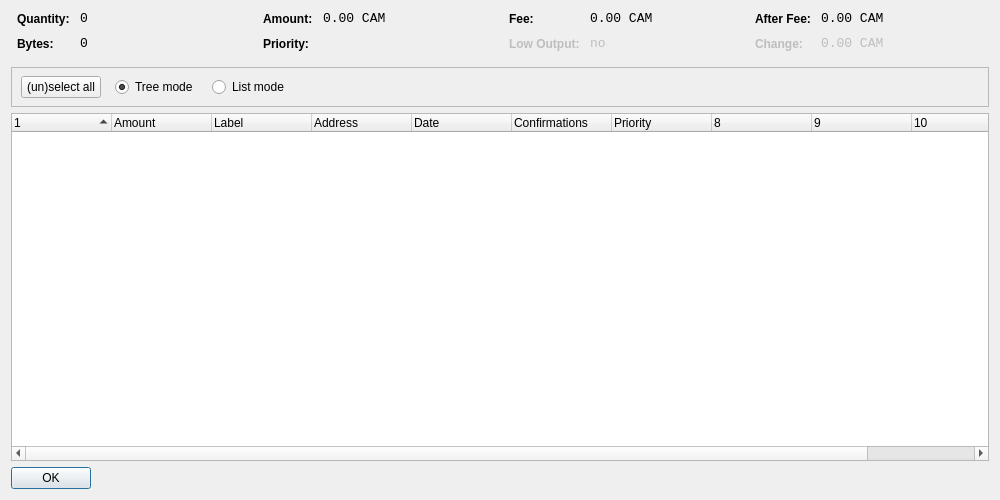
<?xml version="1.0" encoding="UTF-8"?>
<ui version="4.0">
 <class>CoinControlDialog</class>
 <widget class="QDialog" name="CoinControlDialog">
  <property name="geometry">
   <rect>
    <x>0</x>
    <y>0</y>
    <width>1000</width>
    <height>500</height>
   </rect>
  </property>
  <property name="windowTitle">
   <string>Coin Control</string>
  </property>
  <layout class="QVBoxLayout" name="verticalLayout">
   <item>
    <layout class="QHBoxLayout" name="horizontalLayoutTop" stretch="0,0,0,0">
     <property name="topMargin">
      <number>0</number>
     </property>
     <property name="bottomMargin">
      <number>10</number>
     </property>
     <item>
      <layout class="QFormLayout" name="formLayoutCoinControl1">
       <property name="horizontalSpacing">
        <number>10</number>
       </property>
       <property name="verticalSpacing">
        <number>10</number>
       </property>
       <property name="leftMargin">
        <number>6</number>
       </property>
       <property name="rightMargin">
        <number>6</number>
       </property>
       <item row="0" column="0">
        <widget class="QLabel" name="labelCoinControlQuantityText">
         <property name="styleSheet">
          <string notr="true">font-weight:bold;</string>
         </property>
         <property name="text">
          <string>Quantity:</string>
         </property>
        </widget>
       </item>
       <item row="0" column="1">
        <widget class="QLabel" name="labelCoinControlQuantity">
         <property name="font">
          <font>
           <family>Monospace</family>
           <pointsize>10</pointsize>
          </font>
         </property>
         <property name="cursor">
          <cursorShape>IBeamCursor</cursorShape>
         </property>
         <property name="contextMenuPolicy">
          <enum>Qt::ActionsContextMenu</enum>
         </property>
         <property name="text">
          <string notr="true">0</string>
         </property>
         <property name="textInteractionFlags">
          <set>Qt::LinksAccessibleByMouse|Qt::TextSelectableByKeyboard|Qt::TextSelectableByMouse</set>
         </property>
        </widget>
       </item>
       <item row="1" column="0">
        <widget class="QLabel" name="labelCoinControlBytesText">
         <property name="styleSheet">
          <string notr="true">font-weight:bold;</string>
         </property>
         <property name="text">
          <string>Bytes:</string>
         </property>
        </widget>
       </item>
       <item row="1" column="1">
        <widget class="QLabel" name="labelCoinControlBytes">
         <property name="font">
          <font>
           <family>Monospace</family>
           <pointsize>10</pointsize>
          </font>
         </property>
         <property name="cursor">
          <cursorShape>IBeamCursor</cursorShape>
         </property>
         <property name="contextMenuPolicy">
          <enum>Qt::ActionsContextMenu</enum>
         </property>
         <property name="text">
          <string notr="true">0</string>
         </property>
         <property name="textInteractionFlags">
          <set>Qt::LinksAccessibleByMouse|Qt::TextSelectableByKeyboard|Qt::TextSelectableByMouse</set>
         </property>
        </widget>
       </item>
      </layout>
     </item>
     <item>
      <layout class="QFormLayout" name="formLayoutCoinControl2">
       <property name="horizontalSpacing">
        <number>10</number>
       </property>
       <property name="verticalSpacing">
        <number>10</number>
       </property>
       <property name="leftMargin">
        <number>6</number>
       </property>
       <property name="rightMargin">
        <number>6</number>
       </property>
       <item row="0" column="0">
        <widget class="QLabel" name="labelCoinControlAmountText">
         <property name="styleSheet">
          <string notr="true">font-weight:bold;</string>
         </property>
         <property name="text">
          <string>Amount:</string>
         </property>
        </widget>
       </item>
       <item row="0" column="1">
        <widget class="QLabel" name="labelCoinControlAmount">
         <property name="font">
          <font>
           <family>Monospace</family>
           <pointsize>10</pointsize>
          </font>
         </property>
         <property name="cursor">
          <cursorShape>IBeamCursor</cursorShape>
         </property>
         <property name="contextMenuPolicy">
          <enum>Qt::ActionsContextMenu</enum>
         </property>
         <property name="text">
          <string notr="true">0.00 CAM</string>
         </property>
         <property name="textInteractionFlags">
          <set>Qt::LinksAccessibleByMouse|Qt::TextSelectableByKeyboard|Qt::TextSelectableByMouse</set>
         </property>
        </widget>
       </item>
       <item row="1" column="0">
        <widget class="QLabel" name="labelCoinControlPriorityText">
         <property name="styleSheet">
          <string notr="true">font-weight:bold;</string>
         </property>
         <property name="text">
          <string>Priority:</string>
         </property>
        </widget>
       </item>
       <item row="1" column="1">
        <widget class="QLabel" name="labelCoinControlPriority">
         <property name="font">
          <font>
           <family>Monospace</family>
           <pointsize>10</pointsize>
          </font>
         </property>
         <property name="cursor">
          <cursorShape>IBeamCursor</cursorShape>
         </property>
         <property name="contextMenuPolicy">
          <enum>Qt::ActionsContextMenu</enum>
         </property>
         <property name="text">
          <string/>
         </property>
         <property name="textInteractionFlags">
          <set>Qt::LinksAccessibleByMouse|Qt::TextSelectableByKeyboard|Qt::TextSelectableByMouse</set>
         </property>
        </widget>
       </item>
      </layout>
     </item>
     <item>
      <layout class="QFormLayout" name="formLayoutCoinControl3">
       <property name="horizontalSpacing">
        <number>10</number>
       </property>
       <property name="verticalSpacing">
        <number>10</number>
       </property>
       <property name="leftMargin">
        <number>6</number>
       </property>
       <property name="rightMargin">
        <number>6</number>
       </property>
       <item row="0" column="0">
        <widget class="QLabel" name="labelCoinControlFeeText">
         <property name="styleSheet">
          <string notr="true">font-weight:bold;</string>
         </property>
         <property name="text">
          <string>Fee:</string>
         </property>
        </widget>
       </item>
       <item row="0" column="1">
        <widget class="QLabel" name="labelCoinControlFee">
         <property name="font">
          <font>
           <family>Monospace</family>
           <pointsize>10</pointsize>
          </font>
         </property>
         <property name="cursor">
          <cursorShape>IBeamCursor</cursorShape>
         </property>
         <property name="contextMenuPolicy">
          <enum>Qt::ActionsContextMenu</enum>
         </property>
         <property name="text">
          <string notr="true">0.00 CAM</string>
         </property>
         <property name="textInteractionFlags">
          <set>Qt::LinksAccessibleByMouse|Qt::TextSelectableByKeyboard|Qt::TextSelectableByMouse</set>
         </property>
        </widget>
       </item>
       <item row="1" column="0">
        <widget class="QLabel" name="labelCoinControlLowOutputText">
         <property name="enabled">
          <bool>false</bool>
         </property>
         <property name="styleSheet">
          <string notr="true">font-weight:bold;</string>
         </property>
         <property name="text">
          <string>Low Output:</string>
         </property>
        </widget>
       </item>
       <item row="1" column="1">
        <widget class="QLabel" name="labelCoinControlLowOutput">
         <property name="enabled">
          <bool>false</bool>
         </property>
         <property name="font">
          <font>
           <family>Monospace</family>
           <pointsize>10</pointsize>
          </font>
         </property>
         <property name="cursor">
          <cursorShape>IBeamCursor</cursorShape>
         </property>
         <property name="contextMenuPolicy">
          <enum>Qt::ActionsContextMenu</enum>
         </property>
         <property name="text">
          <string notr="true">no</string>
         </property>
         <property name="textInteractionFlags">
          <set>Qt::LinksAccessibleByMouse|Qt::TextSelectableByKeyboard|Qt::TextSelectableByMouse</set>
         </property>
        </widget>
       </item>
      </layout>
     </item>
     <item>
      <layout class="QFormLayout" name="formLayoutCoinControl4">
       <property name="horizontalSpacing">
        <number>10</number>
       </property>
       <property name="verticalSpacing">
        <number>10</number>
       </property>
       <property name="leftMargin">
        <number>6</number>
       </property>
       <property name="rightMargin">
        <number>6</number>
       </property>
       <item row="0" column="0">
        <widget class="QLabel" name="labelCoinControlAfterFeeText">
         <property name="styleSheet">
          <string notr="true">font-weight:bold;</string>
         </property>
         <property name="text">
          <string>After Fee:</string>
         </property>
        </widget>
       </item>
       <item row="0" column="1">
        <widget class="QLabel" name="labelCoinControlAfterFee">
         <property name="font">
          <font>
           <family>Monospace</family>
           <pointsize>10</pointsize>
          </font>
         </property>
         <property name="cursor">
          <cursorShape>IBeamCursor</cursorShape>
         </property>
         <property name="contextMenuPolicy">
          <enum>Qt::ActionsContextMenu</enum>
         </property>
         <property name="text">
          <string notr="true">0.00 CAM</string>
         </property>
         <property name="textInteractionFlags">
          <set>Qt::LinksAccessibleByMouse|Qt::TextSelectableByKeyboard|Qt::TextSelectableByMouse</set>
         </property>
        </widget>
       </item>
       <item row="1" column="0">
        <widget class="QLabel" name="labelCoinControlChangeText">
         <property name="enabled">
          <bool>false</bool>
         </property>
         <property name="styleSheet">
          <string notr="true">font-weight:bold;</string>
         </property>
         <property name="text">
          <string>Change:</string>
         </property>
        </widget>
       </item>
       <item row="1" column="1">
        <widget class="QLabel" name="labelCoinControlChange">
         <property name="enabled">
          <bool>false</bool>
         </property>
         <property name="font">
          <font>
           <family>Monospace</family>
           <pointsize>10</pointsize>
          </font>
         </property>
         <property name="cursor">
          <cursorShape>IBeamCursor</cursorShape>
         </property>
         <property name="contextMenuPolicy">
          <enum>Qt::ActionsContextMenu</enum>
         </property>
         <property name="text">
          <string notr="true">0.00 CAM</string>
         </property>
         <property name="textInteractionFlags">
          <set>Qt::LinksAccessibleByMouse|Qt::TextSelectableByKeyboard|Qt::TextSelectableByMouse</set>
         </property>
        </widget>
       </item>
      </layout>
     </item>
    </layout>
   </item>
   <item>
    <widget class="QFrame" name="frame">
     <property name="minimumSize">
      <size>
       <width>0</width>
       <height>40</height>
      </size>
     </property>
     <property name="frameShape">
      <enum>QFrame::StyledPanel</enum>
     </property>
     <property name="frameShadow">
      <enum>QFrame::Sunken</enum>
     </property>
     <widget class="QWidget" name="horizontalLayoutWidget">
      <property name="geometry">
       <rect>
        <x>10</x>
        <y>0</y>
        <width>781</width>
        <height>41</height>
       </rect>
      </property>
      <layout class="QHBoxLayout" name="horizontalLayoutPanel" stretch="0,0,0,0,0">
       <property name="spacing">
        <number>14</number>
       </property>
       <item>
        <widget class="QPushButton" name="pushButtonSelectAll">
         <property name="sizePolicy">
          <sizepolicy hsizetype="Maximum" vsizetype="Fixed">
           <horstretch>0</horstretch>
           <verstretch>0</verstretch>
          </sizepolicy>
         </property>
         <property name="text">
          <string>(un)select all</string>
         </property>
        </widget>
       </item>
       <item>
        <widget class="QRadioButton" name="radioTreeMode">
         <property name="sizePolicy">
          <sizepolicy hsizetype="Maximum" vsizetype="Fixed">
           <horstretch>0</horstretch>
           <verstretch>0</verstretch>
          </sizepolicy>
         </property>
         <property name="text">
          <string>Tree mode</string>
         </property>
         <property name="checked">
          <bool>true</bool>
         </property>
        </widget>
       </item>
       <item>
        <widget class="QRadioButton" name="radioListMode">
         <property name="sizePolicy">
          <sizepolicy hsizetype="Maximum" vsizetype="Fixed">
           <horstretch>0</horstretch>
           <verstretch>0</verstretch>
          </sizepolicy>
         </property>
         <property name="text">
          <string>List mode</string>
         </property>
        </widget>
       </item>
       <item>
        <spacer name="horizontalSpacer">
         <property name="orientation">
          <enum>Qt::Horizontal</enum>
         </property>
         <property name="sizeHint" stdset="0">
          <size>
           <width>40</width>
           <height>20</height>
          </size>
         </property>
        </spacer>
       </item>
      </layout>
     </widget>
    </widget>
   </item>
   <item>
    <widget class="CoinControlTreeWidget" name="treeWidget">
     <property name="contextMenuPolicy">
      <enum>Qt::CustomContextMenu</enum>
     </property>
     <property name="sortingEnabled">
      <bool>false</bool>
     </property>
     <property name="columnCount">
      <number>11</number>
     </property>
     <attribute name="headerShowSortIndicator" stdset="0">
      <bool>true</bool>
     </attribute>
     <attribute name="headerStretchLastSection">
      <bool>false</bool>
     </attribute>
     <column>
      <property name="text">
       <string/>
      </property>
     </column>
     <column>
      <property name="text">
       <string>Amount</string>
      </property>
     </column>
     <column>
      <property name="text">
       <string>Label</string>
      </property>
     </column>
     <column>
      <property name="text">
       <string>Address</string>
      </property>
     </column>
     <column>
      <property name="text">
       <string>Date</string>
      </property>
     </column>
     <column>
      <property name="text">
       <string>Confirmations</string>
      </property>
      <property name="toolTip">
       <string>Confirmed</string>
      </property>
     </column>
     <column>
      <property name="text">
       <string>Priority</string>
      </property>
     </column>
     <column>
      <property name="text">
       <string/>
      </property>
     </column>
     <column>
      <property name="text">
       <string/>
      </property>
     </column>
     <column>
      <property name="text">
       <string/>
      </property>
     </column>
     <column>
      <property name="text">
       <string/>
      </property>
     </column>
    </widget>
   </item>
   <item>
    <widget class="QDialogButtonBox" name="buttonBox">
     <property name="sizePolicy">
      <sizepolicy hsizetype="Maximum" vsizetype="Fixed">
       <horstretch>0</horstretch>
       <verstretch>0</verstretch>
      </sizepolicy>
     </property>
     <property name="orientation">
      <enum>Qt::Horizontal</enum>
     </property>
     <property name="standardButtons">
      <set>QDialogButtonBox::Ok</set>
     </property>
    </widget>
   </item>
  </layout>
 </widget>
 <customwidgets>
  <customwidget>
   <class>CoinControlTreeWidget</class>
   <extends>QTreeWidget</extends>
   <header>coincontroltreewidget.h</header>
  </customwidget>
 </customwidgets>
 <resources/>
 <connections/>
</ui>
